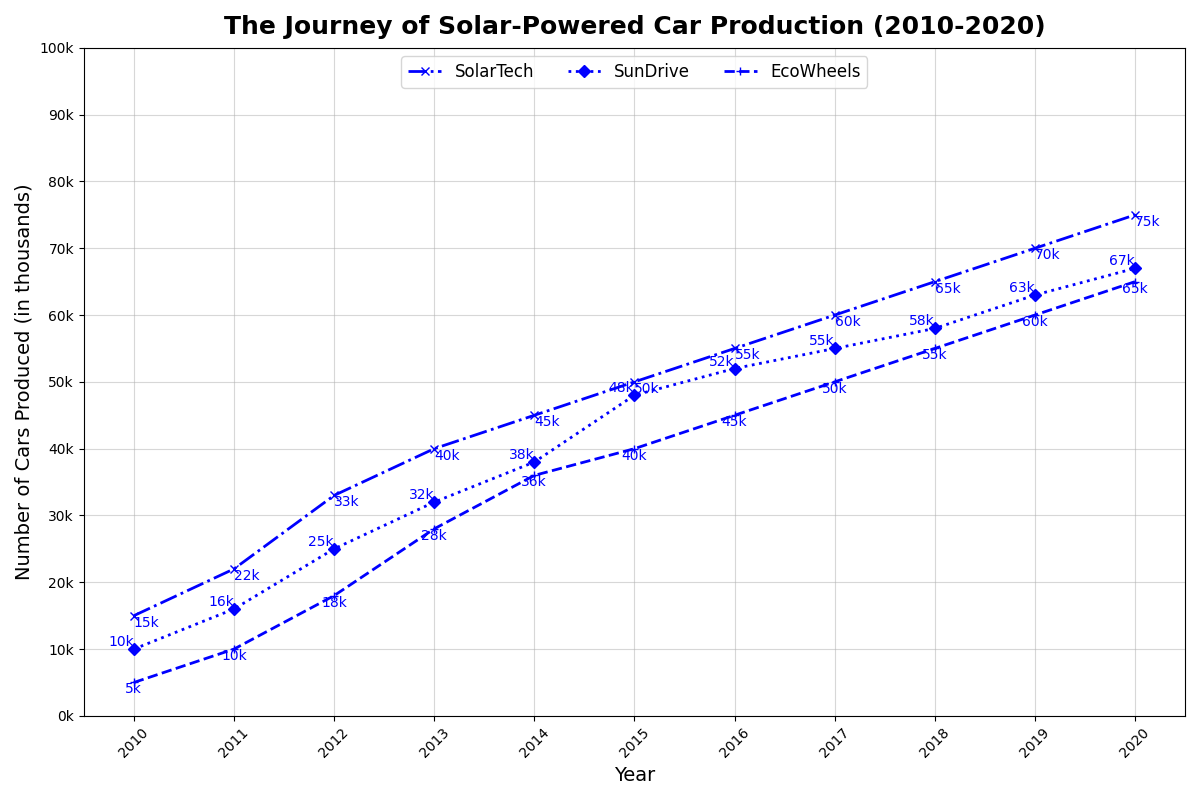

This figure's Python source:
import matplotlib.pyplot as plt
import numpy as np

years = np.arange(2010, 2021)
solartech_production = [15, 22, 33, 40, 45, 50, 55, 60, 65, 70, 75]
sundrive_production = [10, 16, 25, 32, 38, 48, 52, 55, 58, 63, 67]
ecowheels_production = [5, 10, 18, 28, 36, 40, 45, 50, 55, 60, 65]

fig, ax = plt.subplots(figsize=(12, 8))

# Use a single consistent color across all data groups.
ax.plot(years, solartech_production, label='SolarTech', marker='x', linestyle='-.', linewidth=2, color='blue')
ax.plot(years, sundrive_production, label='SunDrive', marker='D', linestyle=':', linewidth=2, color='blue')
ax.plot(years, ecowheels_production, label='EcoWheels', marker='+', linestyle='--', linewidth=2, color='blue')

ax.set_title("The Journey of Solar-Powered Car Production (2010-2020)", fontsize=18, weight='bold', pad=10)
ax.set_xlabel("Year", fontsize=14)
ax.set_ylabel("Number of Cars Produced (in thousands)", fontsize=14)

ax.set_xticks(years)
ax.set_xticklabels(years, rotation=45)
ax.set_yticks(np.arange(0, 101, 10))
ax.set_yticklabels([f'{i}k' for i in range(0, 101, 10)])

ax.grid(True, linestyle='-', alpha=0.5)

ax.legend(loc='upper center', fontsize=12, frameon=True, shadow=False, ncol=3)

# Ensure annotation colors match the consistent group color
for i in range(len(years)):
    ax.text(years[i], solartech_production[i], f"{solartech_production[i]}k", ha='left', va='top', fontsize=10, color='blue')
    ax.text(years[i], sundrive_production[i], f"{sundrive_production[i]}k", ha='right', va='bottom', fontsize=10, color='blue')
    ax.text(years[i], ecowheels_production[i], f"{ecowheels_production[i]}k", ha='center', va='top', fontsize=10, color='blue')

plt.tight_layout()
plt.show()
